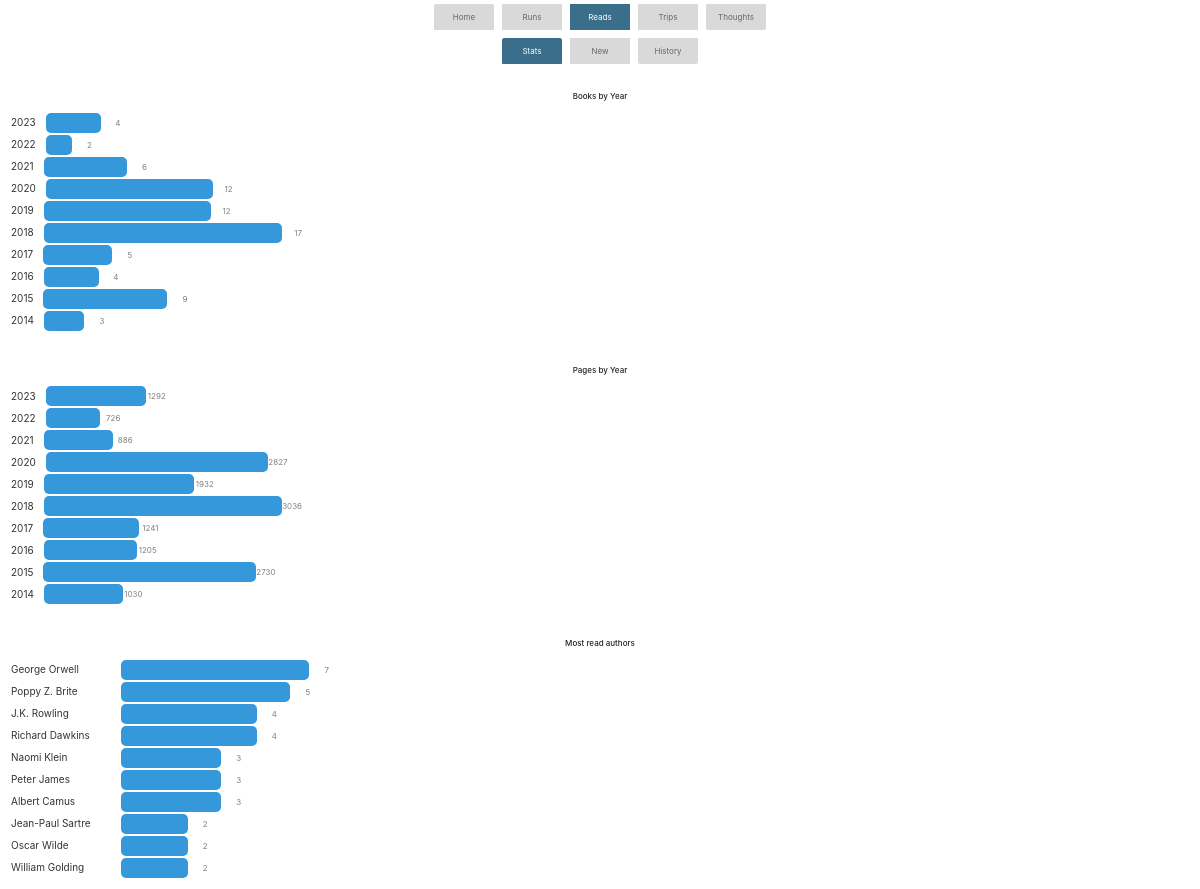
/reads/stats, run on the app's committed database.
### app.py (models this page shows)
class Books(db.Model):
    id = db.Column(db.Integer, primary_key=True)
    date_started = db.Column(db.String(20))
    date_ended = db.Column(db.String(20))
    title = db.Column(db.String(50))
    author = db.Column(db.String(50))
    pages = db.Column(db.Integer)
    category = db.Column(db.String(50))
    subcategory = db.Column(db.String(50))
    country = db.Column(db.String(50))
    my_rating = db.Column(db.Integer)
    publication_year = db.Column(db.Integer)
    date_added = db.Column(db.String(50))

### app.py (the view)
@app.route('/reads/stats', methods=['GET', 'POST'])
def reads_stats():
    reads = Books.query.where(Books.subcategory != "manga")
    reads_years_array = [read.date_ended.split('-')[0] for read in reads]
    years_grouped = f.group_and_rank(reads_years_array,"FALSE", 10,"highest")
    pages_array = [read.pages for read in reads]
    pages_per_year = f.group_with_agg(reads_years_array, pages_array, 10, "sum", "whole","highest")
    authors = [read.author for read in reads]
    authors = f.group_and_rank(authors, "TRUE", 10, "highest")
    return render_template('reads_stats.html', years_grouped=years_grouped, pages_per_year=pages_per_year,authors=authors)

### functions.py (called while the page is built)
def group_and_rank(categories, sort_by_count, top_number, highlight="highest"):
    category_counts = {}
    for category in categories:
        if category in category_counts:
            category_counts[category] += 1
        else:
            category_counts[category] = 1
    if sort_by_count == "TRUE":
        aggregated_array = sorted(list(category_counts.items()), key=lambda item: item[1], reverse=True)[:top_number]
    elif sort_by_count == "FALSE":
        aggregated_array = list(category_counts.items())
        aggregated_array = sorted(aggregated_array, key=lambda item: item[0], reverse=True)[:top_number]
    ranked_array = create_weights(aggregated_array, highlight)
    return ranked_array

def create_weights(data, highlight):
    max_val = max(val[1] for val in data)
    min_val = min(val[1] for val in data)
    weighted_data = []
    category = ""
    for row in data:
        proportion = int((row[1]/max_val)*100)*0.8
        if proportion == 100:
            if highlight == "highest":
                category = "bar_High"
            else:
                category = "bar_Med"
        elif row[1] == min_val:
            if highlight == "lowest":
                category = "bar_High"
            else:
                category = "bar_Med"
        else:
             category = "bar_Med"
        weighted_row = [row[0], row[1], proportion, category]  # Include both original and proportion
        weighted_data.append(weighted_row)
    return weighted_data

### templates/reads_stats.html (shortened to what this page needs)
{% extends 'base.html' %}
{% block content %}
{% include 'base_reads.html' %}
<br/><br/>
<h6 class="center">Books by Year</h6>
<div class="center">
    <div class="chart center">
    {% for year_books in years_grouped %}
        <div class="bar-container">
            <div class="small-label">{{year_books[0]}}</div>
            <div class="bar {{year_books[3]}}" style="width: {{year_books[2]}}%">
                <div class="value">{{year_books[1]}}</div>
            </div>
        </div>
    {% endfor %}
    </div>
</div>
<br/><br/>
<h6 class="center">Pages by Year</h6>
<div class="center">
    <div class="chart center">
    {% for year_pages in pages_per_year %}
        <div class="bar-container">
            <div class="small-label">{{year_pages[0]}}</div>
            <div class="bar {{year_pages[3]}}" style="width: {{year_pages[2]}}%">
                <div class="value">{{year_pages[1]}}</div>
            </div>
        </div>
    {% endfor %}
    </div>
</div>
<br/><br/>
<h6 class="center">Most read authors</h6>
<div class="chart center">
{% for author in authors %}
    <div class="bar-container">
        <div class="big-label">{{author[0]}}</div>
        <div class="bar {{author[3]}}" style="width: {{author[2]}}%">
            <div class="value">{{author[1]}}</div>
        </div>
    </div>
{% endfor %}
</div>
{% endblock %}

### static/my_override_style.css (style rules this page uses)
* { font-size: 6pt; }
.center { text-align: center; margin: auto; }
.chart { width: 300px; margin: 10px; background-color: #fff; }
.bar-container { display: flex; align-items: center; padding: 1px; min-width: 200px; }
.bar { height: 20px; border-radius: 5px; position: relative; }
.bar::before { content: attr(data-label); position: absolute; left: 10px; top: 50%; transform: translateY(-50%); color: #333; }
.value { position: absolute; right: -20px; top: 50%; transform: translateY(-50%); color: gray; }
.small-label { text-align: centre; font-size: 10px; color: #333; margin-right: 10px; min-width: 20px; }
.big-label { text-align: left; font-size: 10px; color: #333; margin-right: 10px; min-width: 100px; }
.bar_Med { background-color: #3498db; }

### data on the page
Books: author "George Orwell", {{ author[2] }} 80.0 (drawn), author "7"
Books: author "Poppy Z. Brite", {{ author[2] }} 56.800000000000004 (drawn), author "5"
Books: author "J.K. Rowling", {{ author[2] }} 45.6 (drawn), author "4"
Books: author "Richard Dawkins", {{ author[2] }} 45.6 (drawn), author "4"
Books: author "Naomi Klein", {{ author[2] }} 33.6 (drawn), my_rating "3"
Books: author "Peter James", {{ author[2] }} 33.6 (drawn), author "3"
Books: author "Albert Camus", {{ author[2] }} 33.6 (drawn), author "3"
Books: author "Jean-Paul Sartre", {{ author[2] }} 22.400000000000002 (drawn), author "2"
Books: author "Oscar Wilde", {{ author[2] }} 22.400000000000002 (drawn), author "2"
Books: author "William Golding", {{ author[2] }} 22.400000000000002 (drawn), author "2"

### other printed values
{{ year_books[0] }} "2023" "2022" "2021" "2020" "2019" "2018" "2017" "2016" "2015" "2014"
{{ year_books[1] }} "4" "2" "6" "12" "12" "17" "5" "4" "9" "3"
{{ year_pages[0] }} "2023" "2022" "2021" "2020" "2019" "2018" "2017" "2016" "2015" "2014"
{{ year_pages[1] }} "1292" "726" "886" "2827" "1932" "3036" "1241" "1205" "2730" "1030"
